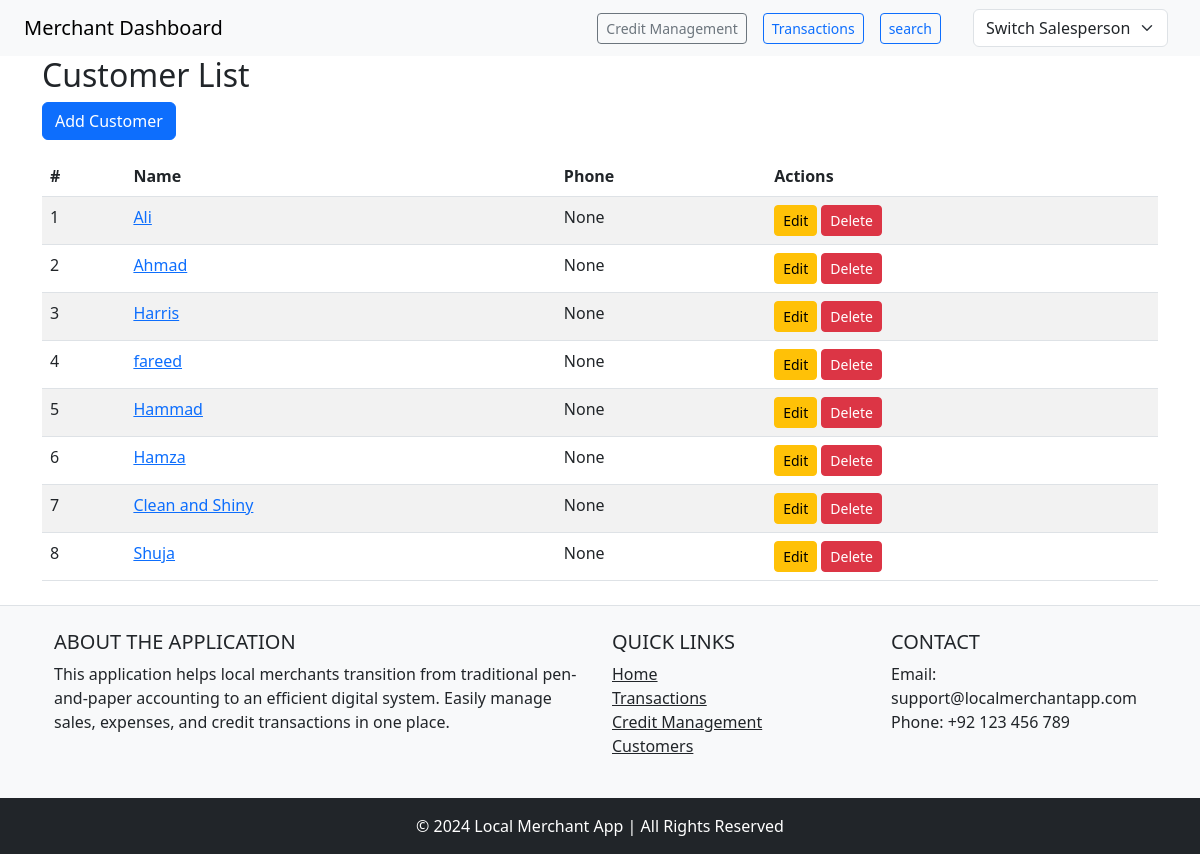
/customers/, run on an earlier commit of the app's database.
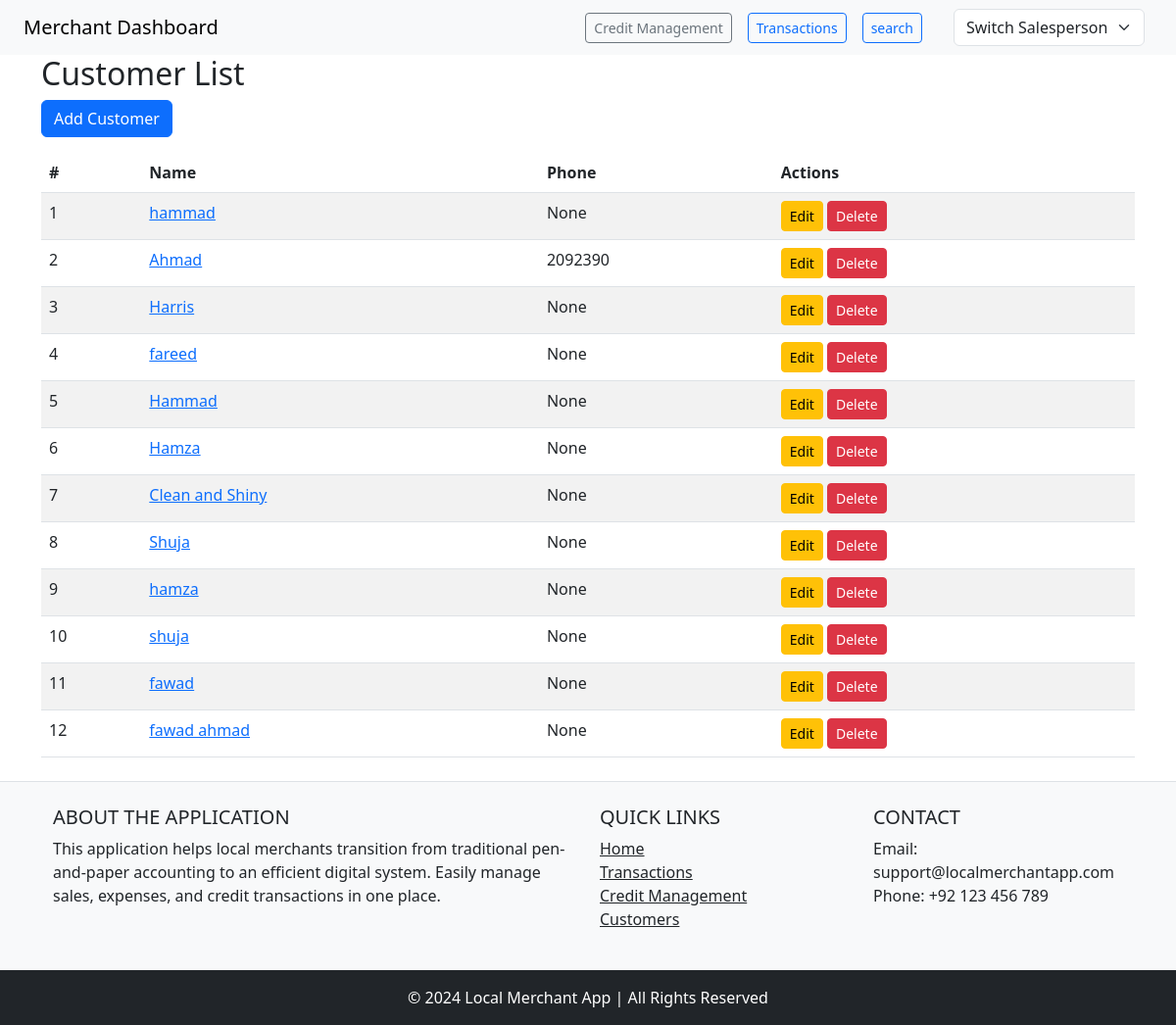
And on a later commit of the database.
### accounts/models.py (models this page shows, shortened)
class Customer(models.Model):
    id = models.AutoField(primary_key=True)
    name = models.CharField(max_length=100)
    phone = models.CharField(max_length=15, blank=True, null=True)
    created_on = models.DateTimeField(auto_now_add=True)
    updated_on = models.DateTimeField(auto_now=True)
    outstanding_balance = models.DecimalField(
        max_digits=10, decimal_places=2, default=0.00)

### merchants_app/views.py (the view)
# urls.py: path('customers/', customer_list, name='customer_list'),
def customer_list(request):
    customers = Customer.objects.all().order_by('-created_on')
    return render(request, 'customer_list.html', {'customers': customers})

### merchants_app/context_processor.py (called while the page is built)
def salespersons(request):
    if request.user.is_authenticated:  # Only add this context for logged-in users
        return {
            'salespersons': User.objects.all()
        }
    return {}

### accounts/templates/customer_list.html
{% extends 'base.html' %}
{% block content %}
<div class="container">
    <h2>Customer List</h2>
    <a href="{% url 'add_customer' %}" class="btn btn-primary mb-3">Add Customer</a>
    <table class="table table-striped">
        <thead>
            <tr>
                <th>#</th>
                <th>Name</th>
                <th>Phone</th>
                <th>Actions</th>
            </tr>
        </thead>
        <tbody>
            {% for customer in customers %}
            <tr>
                <td>{{ forloop.counter }}</td>
                <td><a href="{% url 'customer_details' customer.id %}">{{ customer.name }}</a></td>
                <td>{{ customer.phone }}</td>
                <td>
                    <a href="{% url 'edit_customer' customer.id %}" class="btn btn-warning btn-sm">Edit</a>
                    <a href="{% url 'delete_customer' customer.id %}" class="btn btn-danger btn-sm">Delete</a>
                </td>
            </tr>
            {% endfor %}
        </tbody>
    </table>
</div>
{% endblock %}

### accounts/templates/base.html (shortened to what this page needs)
<!DOCTYPE html>
<html lang="en">
<head>
    <link rel="stylesheet" href="https://cdn.jsdelivr.net/npm/bootstrap@5.3.0/dist/css/bootstrap.min.css">
</head>
<body>
    {% include 'nav.html' %}
    {% block content %}
    {% endblock %}
    {% include 'footer.html' %}
</html>

### accounts/templates/nav.html (shortened to what this page needs)
<nav class="navbar navbar-expand-lg navbar-light bg-light px-4">
    <a class="navbar-brand" href="/">Merchant Dashboard</a>
    <div class="ms-auto d-flex align-items-center">
        <a class="btn btn-outline-secondary btn-sm me-3" href="{% url 'credit_management' %}">Credit Management</a>
        <a href="/transactions" class="btn btn-outline-primary btn-sm me-3">Transactions</a>
        <a href="/search" class="btn btn-outline-primary btn-sm me-3">search</a>
        <form method="get" action="/login/" class="d-flex align-items-center">
            <select name="username_prefill" id="salespersonSelect" class="form-select me-2"
                onchange="this.form.submit();">
                <option value="" selected disabled>Switch Salesperson</option>
            </select>
        </form>
    </div>
</nav>

### accounts/templates/footer.html
<footer class="bg-light text-center text-lg-start mt-4 border-top" style="position:relative; bottom: 0; width: 100;">
    <div class="container p-4">
        <div class="row">
            <div class="col-lg-6 col-md-12 mb-4 mb-md-0">
                <h5 class="text-uppercase">About the Application</h5>
                <p>
                    This application helps local merchants transition from traditional pen-and-paper accounting to an
                    efficient digital system.
                    Easily manage sales, expenses, and credit transactions in one place.
                </p>
            </div>
            <div class="col-lg-3 col-md-6 mb-4 mb-md-0">
                <h5 class="text-uppercase">Quick Links</h5>
                <ul class="list-unstyled">
                    <li><a href="/" class="text-dark">Home</a></li>
                    <li><a href="{% url 'transactions_page' %}" class="text-dark">Transactions</a></li>
                    <li><a href="{% url 'credit_management' %}" class="text-dark">Credit Management</a></li>
                    <li><a href="{% url 'customer_list' %}" class="text-dark">Customers</a></li>
                </ul>
            </div>
            <div class="col-lg-3 col-md-6 mb-4 mb-md-0">
                <h5 class="text-uppercase">Contact</h5>
                <ul class="list-unstyled">
                    <li><span class="text-dark">Email:</span> support@localmerchantapp.com</li>
                    <li><span class="text-dark">Phone:</span> +92 123 456 789</li>
                </ul>
            </div>
        </div>
    </div>
    <div class="text-center p-3 bg-dark text-white">
        © 2024 Local Merchant App | All Rights Reserved
    </div>
</footer>

What changed in the data, as far as the page shows it:
removed Customer: name "Ali", phone "None"
added Customer: name "hammad", phone "None"
changed Customer "Ahmad": phone "None" → "2092390"
added Customer: name "hamza", phone "None"
added Customer: name "shuja", phone "None"
added Customer: name "fawad", phone "None"
added Customer: name "fawad ahmad", phone "None"
